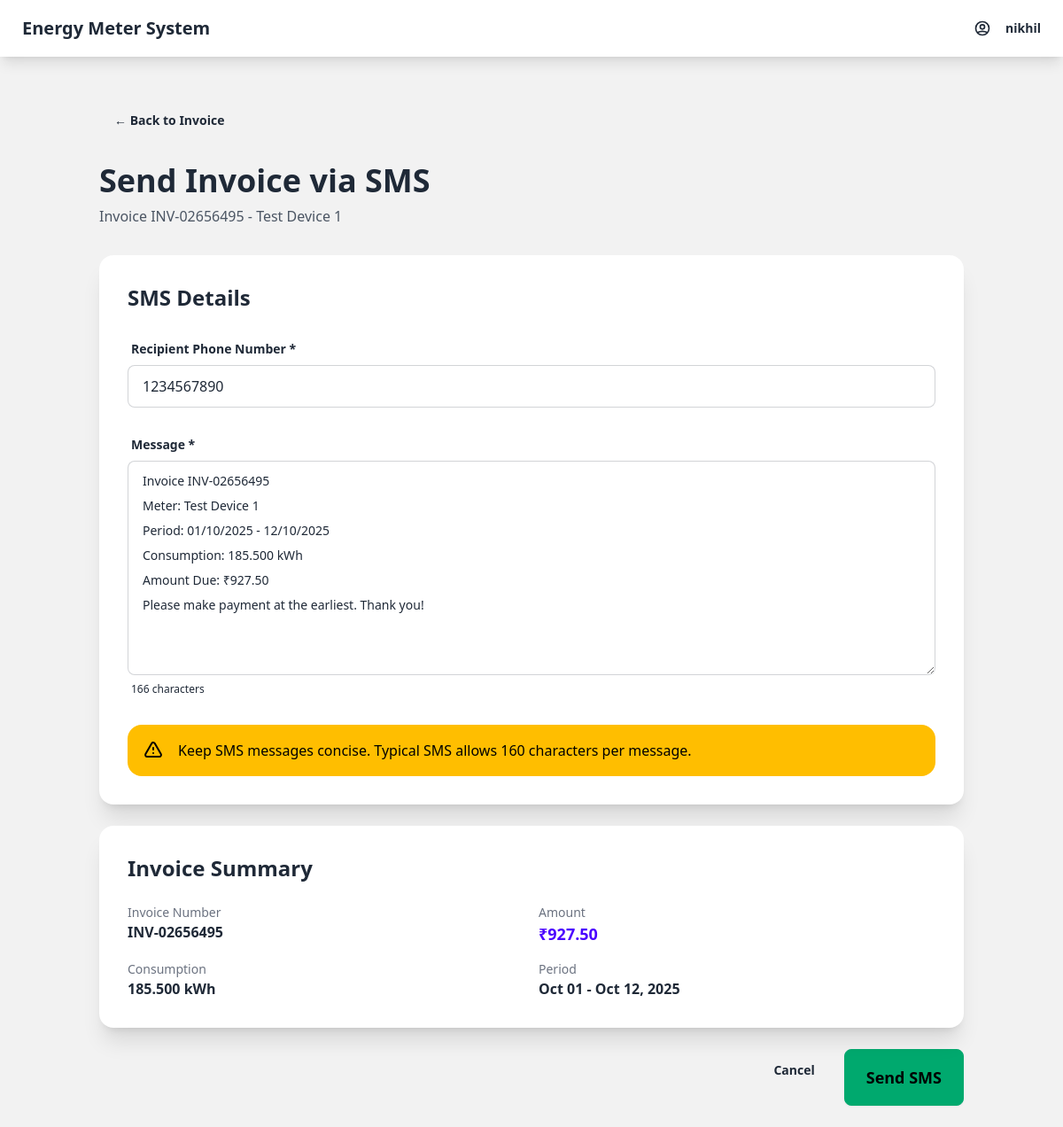
Screenshot of /billing/invoice/2/sms/ (signed in) with the database file from the repository.
### billing/models.py (models this page shows, shortened)
class Invoice(models.Model):
    STATUS_CHOICES = [
        ('draft', 'Draft'),
        ('sent', 'Sent'),
        ('paid', 'Paid'),
        ('overdue', 'Overdue'),
    ]
    meter = models.ForeignKey(Meter, on_delete=models.CASCADE, related_name='invoices')
    invoice_number = models.CharField(max_length=50, unique=True)
    billing_period_start = models.DateField()
    billing_period_end = models.DateField()
    total_kwh = models.DecimalField(max_digits=10, decimal_places=3)
    rate_per_kwh = models.DecimalField(max_digits=6, decimal_places=2)
    total_amount = models.DecimalField(max_digits=10, decimal_places=2)
    status = models.CharField(max_length=20, choices=STATUS_CHOICES, default='draft')
    created_at = models.DateTimeField(default=timezone.now)
    sent_at = models.DateTimeField(null=True, blank=True)
    notes = models.TextField(blank=True)
    class Meta:
        ordering = ['-created_at']

### meters/models.py (models this page shows, shortened)
class Meter(models.Model):
    device_id = models.CharField(max_length=100, unique=True)
    name = models.CharField(max_length=200)
    is_active = models.BooleanField(default=True)
    location = models.CharField(max_length=300, blank=True)
    contact_email = models.EmailField(blank=True)
    contact_phone = models.CharField(max_length=20, blank=True)
    description = models.TextField(blank=True)
    created_at = models.DateTimeField(default=timezone.now)
    updated_at = models.DateTimeField(auto_now=True)

### billing/views.py (the view, shortened to what this page needs)
# urls.py: path('invoice/<int:invoice_id>/sms/', views.send_invoice_sms, name='send_sms'),
@login_required
def send_invoice_sms(request, invoice_id):
    invoice = get_object_or_404(Invoice, id=invoice_id)
    context = {
        'invoice': invoice,
        'default_message': f'''Invoice {invoice.invoice_number}
Meter: {invoice.meter.name}
Period: {invoice.billing_period_start.strftime('%d/%m/%Y')} - {invoice.billing_period_end.strftime('%d/%m/%Y')}
Consumption: {invoice.total_kwh} kWh
Amount Due: ₹{invoice.total_amount}
Please make payment at the earliest. Thank you!''',
    }
    return render(request, 'billing/send_sms.html', context)

### billing/templates/billing/send_sms.html (shortened to what this page needs)
{% extends 'dashboard/base.html' %}
{% block content %}
<div class="container mx-auto p-6">
    <div class="mb-6">
        <a href="{% url 'billing:invoice_detail' invoice.id %}" class="btn btn-ghost">
            ← Back to Invoice
        </a>
    </div>
    <div class="mb-8">
        <h1 class="text-4xl font-bold mb-2">Send Invoice via SMS</h1>
        <p class="text-gray-600">Invoice {{ invoice.invoice_number }} - {{ invoice.meter.name }}</p>
    </div>
    <form method="POST" action="">
        <div class="card bg-base-100 shadow-xl mb-6">
            <div class="card-body">
                <h2 class="card-title text-2xl mb-4">SMS Details</h2>
                <div class="form-control mb-4">
                    <label class="label">
                        <span class="label-text font-semibold">Recipient Phone Number *</span>
                    </label>
                    <input type="tel" name="recipient_phone"
                           value="{{ invoice.meter.contact_phone }}"
                           class="input input-bordered" required>
                </div>
                <div class="form-control mb-4">
                    <label class="label">
                        <span class="label-text font-semibold">Message *</span>
                    </label>
                    <textarea name="message" class="textarea textarea-bordered" rows="8" required>{{ default_message }}</textarea>
                    <label class="label">
                        <span class="label-text-alt" id="char-count">{{ default_message|length }} characters</span>
                    </label>
                </div>
                <div class="alert alert-warning">
                    <span>Keep SMS messages concise. Typical SMS allows 160 characters per message.</span>
                </div>
            </div>
        </div>
        <div class="card bg-base-100 shadow-xl mb-6">
            <div class="card-body">
                <h2 class="card-title text-2xl mb-4">Invoice Summary</h2>
                <div class="grid grid-cols-2 gap-4">
                    <div>
                        <p class="text-sm text-gray-500">Invoice Number</p>
                        <p class="font-semibold">{{ invoice.invoice_number }}</p>
                    </div>
                    <div>
                        <p class="text-sm text-gray-500">Amount</p>
                        <p class="font-semibold text-lg text-primary">₹{{ invoice.total_amount }}</p>
                    </div>
                    <div>
                        <p class="text-sm text-gray-500">Consumption</p>
                        <p class="font-semibold">{{ invoice.total_kwh }} kWh</p>
                    </div>
                    <div>
                        <p class="text-sm text-gray-500">Period</p>
                        <p class="font-semibold">{{ invoice.billing_period_start|date:"M d" }} - {{ invoice.billing_period_end|date:"M d, Y" }}</p>
                    </div>
                </div>
            </div>
        </div>
        <div class="flex justify-end gap-4">
            <a href="{% url 'billing:invoice_detail' invoice.id %}" class="btn btn-ghost">Cancel</a>
            <button type="submit" class="btn btn-success btn-lg">Send SMS</button>
        </div>
    </form>
</div>
{% endblock %}

### dashboard/templates/dashboard/base.html (shortened to what this page needs)
<!DOCTYPE html>
<html lang="en" data-theme="light">
<head>
    <link href="https://cdn.jsdelivr.net/npm/daisyui@4.4.19/dist/full.min.css" rel="stylesheet" type="text/css" />
    <script src="https://cdn.tailwindcss.com"></script>
</head>
<body class="bg-base-200">
    <div class="navbar bg-base-100 shadow-lg mb-6">
        <div class="flex-1">
            <a href="{% url 'dashboard:home' %}" class="btn btn-ghost normal-case text-xl">
                Energy Meter System
            </a>
        </div>
        <div class="flex-none">
            {% if user.is_authenticated %}
                <div class="dropdown dropdown-end">
                    <label tabindex="0" class="btn btn-ghost">
                        <span class="ml-2">{{ user.username }}</span>
                    </label>
                </div>
            {% endif %}
        </div>
    </div>
    {% block content %}
    {% endblock %}
</body>
</html>

### rows the page displays
Invoice: invoice_number "INV-02656495", meter.name "Test Device 1", recipient_phone "1234567890", total_amount "927.50", total_kwh "185.500", billing_period_start "Oct 01", billing_period_end "Oct 12, 2025"

### other values shown
{{ user.username }} "nikhil"
{{ default_message|length }} "166"
